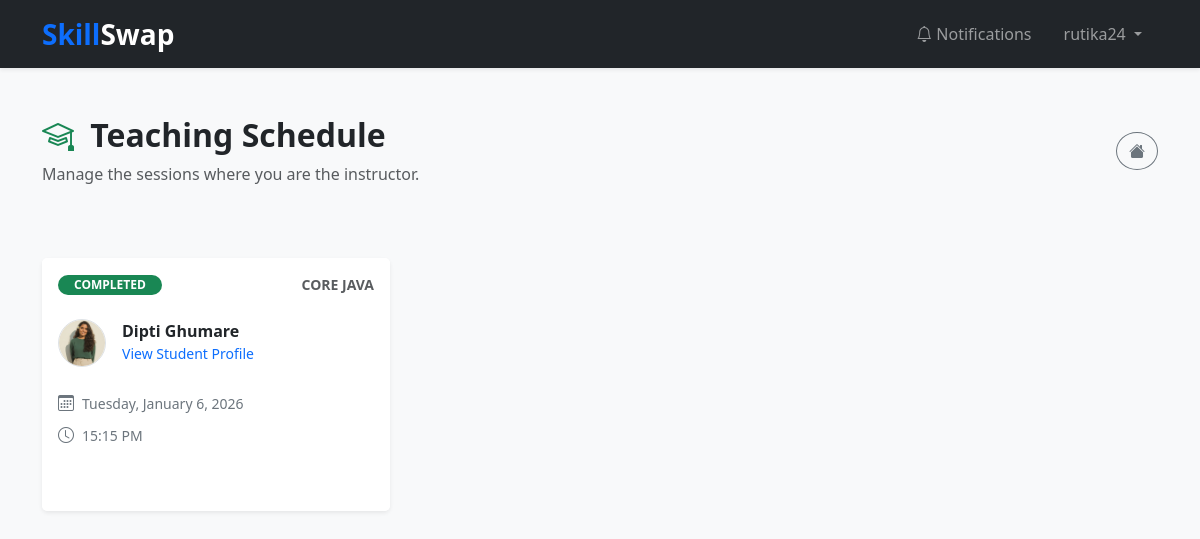
Screenshot of /sessions/teaching/ (signed in) with the database file from the repository.
### session_schedule/models.py (models this page shows, shortened)
class Session_Schedule(models.Model):
    STATUS_CHOICES=(
        ("SCHEDULED","Scheduled"),
        ("COMPLETED","Completed"),
        ("CANCELLED","Cancelled")
    )
    match = models.ForeignKey(Match, on_delete=models.CASCADE)
    teacher = models.ForeignKey(User, on_delete=models.CASCADE, related_name="teacher_sessions")
    learner = models.ForeignKey(User, on_delete=models.CASCADE, related_name="learner_sessions")
    skill = models.ForeignKey(Skill, on_delete=models.CASCADE)
    date_time = models.DateTimeField()
    meet_link = models.URLField()
    status = models.CharField(max_length=15, choices=STATUS_CHOICES, default="SCHEDULED")
    created_at = models.DateTimeField(auto_now_add=True)
    cancel_reason = models.TextField(blank=True, null=True)
    CANCELLED_BY_CHOICES = (
        ("LEARNER", "Learner"),
        ("TEACHER", "Teacher"),
    )
    cancelled_by = models.CharField(
        max_length=10,
        choices=CANCELLED_BY_CHOICES,
        blank=True,
        null=True
    )

### skills/models.py (models this page shows)
class Skill(models.Model):
    name = models.CharField(max_length=100, unique=True)
    def __str__(self):
        return self.name

### accounts/models.py (models this page shows, shortened)
class userProfile(models.Model):
    user = models.OneToOneField(User, on_delete=models.CASCADE)
    education = models.CharField(max_length=100)
    specialization = models.CharField(max_length=100, null=True, blank=True)
    certifications = models.CharField(max_length=200, null=True, blank=True)
    bio = models.TextField()
    timezone = models.CharField(max_length=50, default='Asia/Kolkata')
    profile_picture = models.ImageField(upload_to="profiles/", blank=True, null=True)
    linkedin = models.URLField(max_length=255, blank=True, null=True)
    created_at = models.DateTimeField(auto_now_add=True)

### session_schedule/views.py (the view)
# urls.py: path("teaching/", views.teaching_sessions, name="teaching_sessions"),
@login_required
def teaching_sessions(request):
    sessions = Session_Schedule.objects.filter(
        teacher=request.user
    ).order_by("-date_time")
    return render(
        request,
        "sessions/teaching_sessions.html",
        {"sessions": sessions},
    )

### templates/sessions/teaching_sessions.html (shortened to what this page needs)
{% extends "base.html" %}
{% block content %}
<div class="row mb-4">
    <div class="d-flex justify-content-between align-items-center mb-4">
    <div>
        <h2 class="fw-bold">
            <i class="bi bi-mortarboard text-success me-2"></i>
            Teaching Schedule
        </h2>
        <p class="text-muted mb-0">Manage the sessions where you are the instructor.</p>
    </div>
    <a href="{% url 'dashboard' %}"
       class="btn btn-outline-secondary rounded-circle"
       title="Go to Dashboard">
        <i class="bi bi-house-fill"></i>
    </a>
</div>
{% if sessions %}
<div class="row g-4">
    {% for s in sessions %}
    <div class="col-md-6 col-lg-4">
        <div class="card h-100 border-0 shadow-sm">
            <div class="card-header bg-white border-0 pt-3 d-flex justify-content-between align-items-center">
                <span class="badge {% if s.status == 'SCHEDULED' %}bg-primary{% elif s.status == 'COMPLETED' %}bg-success{% else %}bg-danger{% endif %} rounded-pill px-3">
                    {{ s.status }}
                </span>
                <span class="text-muted small fw-bold">{{ s.skill|upper }}</span>
            </div>
            <div class="card-body">
                <div class="d-flex align-items-center mb-4">
                    <div class="flex-shrink-0">
    {% if s.learner.userprofile.profile_picture %}
        <img
            src="{{ s.learner.userprofile.profile_picture.url }}"
            class="rounded-circle border"
            style="width: 48px; height: 48px; object-fit: cover;"
        >
    {% else %}
        <div class="bg-light text-primary rounded-circle d-flex align-items-center justify-content-center fw-bold border"
             style="width: 48px; height: 48px;">
            {{ s.learner.first_name|slice:":1"|default:s.learner.username|slice:":1" }}
        </div>
    {% endif %}
</div>
                    <div class="ms-3">
                        <h6 class="mb-0 fw-bold">
                            {% if s.learner.first_name %}{{ s.learner.first_name }} {{ s.learner.last_name }}{% else %}{{ s.learner.username }}{% endif %}
                        </h6>
                        <a href="{% url 'view_teacher_profile' s.learner.id %}" class="small text-decoration-none">View Student Profile</a>
                    </div>
                </div>
                <div class="mb-3">
                    <div class="d-flex align-items-center text-secondary mb-2">
                        <i class="bi bi-calendar3 me-2"></i>
                        <span class="small">{{ s.date_time|date:"l, F j, Y" }}</span>
                    </div>
                    <div class="d-flex align-items-center text-secondary">
                        <i class="bi bi-clock me-2"></i>
                        <span class="small">{{ s.date_time|time:"H:i A" }}</span>
                    </div>
                </div>
            </div>
            <div class="card-footer bg-white border-0 pb-4">
            </div>
        </div>
    </div>
    {% endfor %}
</div>
{% endif %}
{% endblock %}

### templates/base.html (shortened to what this page needs)
<!DOCTYPE html>
<html>
  <head>
    <link rel="stylesheet" href="https://cdn.jsdelivr.net/npm/bootstrap@5.3.2/dist/css/bootstrap.min.css" />
    <link rel="stylesheet" href="https://cdn.jsdelivr.net/npm/bootstrap-icons@1.11.1/font/bootstrap-icons.css">
  </head>
  <body class="bg-light">
    <nav class="navbar navbar-expand-lg navbar-dark bg-dark shadow-sm mb-5">
      <div class="container">
        <a class="navbar-brand fw-bold fs-3" href="/">
          <span class="text-primary">Skill</span>Swap
        </a>
        <div class="collapse navbar-collapse" id="navbarNav">
          <ul class="navbar-nav ms-auto align-items-lg-center">
            {% if request.user.is_authenticated %}
            <li class="nav-item">
              <a class="nav-link px-3" href="{% url 'my_notifications' %}">
                <i class="bi bi-bell"></i> Notifications
              </a>
            </li>
            <li class="nav-item dropdown px-lg-2">
              <a class="nav-link dropdown-toggle" href="#" role="button" data-bs-toggle="dropdown" aria-expanded="false">
                {{ request.user.username }}
              </a>
            </li>
            {% endif %}
          </ul>
        </div>
      </div>
    </nav>
    <div class="container">
        {% block content %}{% endblock %}
    </div>
  </body>
</html>

### rows the page displays
Session_Schedule: status "COMPLETED", skill "CORE JAVA", learner.userprofile.profile_picture (picture), learner.first_name "Dipti", learner.last_name "Ghumare", date_time "Tuesday, January 6, 2026", date_time "15:15 PM"

### other values shown
{{ request.user.username }} "rutika24"
